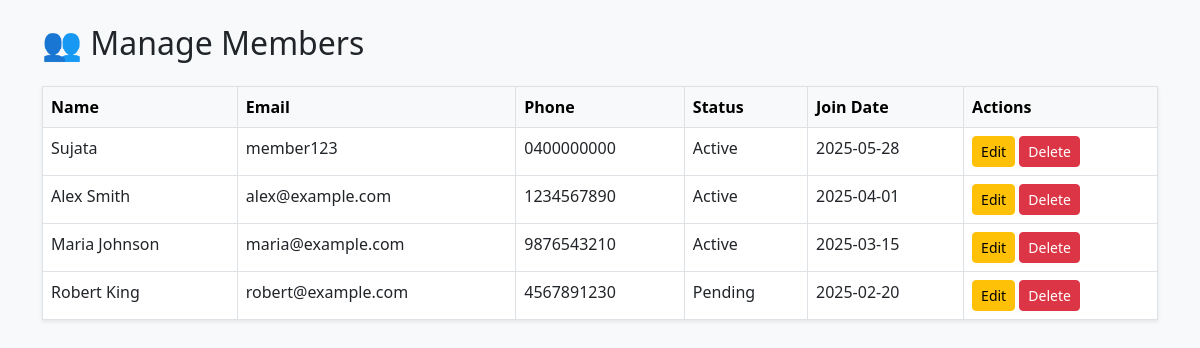
/manage_members.php (signed in), run on the app's committed database.
### tables this page shows
CREATE TABLE members (
    member_id INT AUTO_INCREMENT PRIMARY KEY,
    full_name VARCHAR(100) NOT NULL,
    email VARCHAR(100) NOT NULL UNIQUE,
    phone VARCHAR(15) NOT NULL UNIQUE,
    join_date DATE DEFAULT CURRENT_DATE,
    status ENUM('Pending', 'Active', 'Inactive') DEFAULT 'Pending'
);

### manage_members.php (the view, shortened to what this page needs)
<?php
include('includes/db_config.php');
$members = mysqli_query($conn, "SELECT * FROM members ORDER BY join_date DESC");
?>
<!DOCTYPE html>
<html lang="en">
<head>
  <link rel="stylesheet" href="https://cdn.jsdelivr.net/npm/bootstrap@5.3.0/dist/css/bootstrap.min.css">
</head>
<body class="p-4 bg-light">
<div class="container">
  <h2 class="mb-4">👥 Manage Members</h2>
  <table class="table table-bordered bg-white shadow-sm">
    <thead class="table-light">
      <tr>
        <th>Name</th>
        <th>Email</th>
        <th>Phone</th>
        <th>Status</th>
        <th>Join Date</th>
        <th>Actions</th>
      </tr>
    </thead>
    <tbody>
      <?php while ($m = mysqli_fetch_assoc($members)): ?>
        <tr>
          <td><?= htmlspecialchars($m['full_name']) ?></td>
          <td><?= htmlspecialchars($m['email']) ?></td>
          <td><?= htmlspecialchars($m['phone']) ?></td>
          <td><?= $m['status'] ?></td>
          <td><?= $m['join_date'] ?></td>
          <td>
            <a href="edit_member.php?id=<?= $m['member_id'] ?>" class="btn btn-sm btn-warning">Edit</a>
            <a href="delete_member.php?id=<?= $m['member_id'] ?>" class="btn btn-sm btn-danger" onclick="return confirm('Delete this member?')">Delete</a>
          </td>
        </tr>
      <?php endwhile; ?>
    </tbody>
  </table>
</div>
</body>
</html>

### data on the page
members: full_name "Sujata", email "member123", phone "0400000000", status "Active", join_date "2025-05-28"
members: full_name "Alex Smith", email "alex@example.com", phone "1234567890", status "Active", join_date "2025-04-01"
members: full_name "Maria Johnson", email "maria@example.com", phone "9876543210", status "Active", join_date "2025-03-15"
members: full_name "Robert King", email "robert@example.com", phone "4567891230", status "Pending", join_date "2025-02-20"
